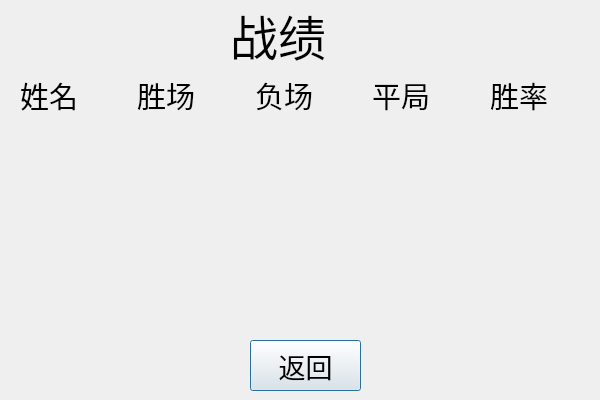
<?xml version="1.0" encoding="UTF-8"?>
<ui version="4.0">
 <class>Record</class>
 <widget class="QDialog" name="Record">
  <property name="geometry">
   <rect>
    <x>0</x>
    <y>0</y>
    <width>600</width>
    <height>400</height>
   </rect>
  </property>
  <property name="minimumSize">
   <size>
    <width>600</width>
    <height>400</height>
   </size>
  </property>
  <property name="maximumSize">
   <size>
    <width>600</width>
    <height>400</height>
   </size>
  </property>
  <property name="windowTitle">
   <string>Dialog</string>
  </property>
  <property name="styleSheet">
   <string notr="true">background-image: url(:/res/background8.jpg);</string>
  </property>
  <widget class="QWidget" name="widget" native="true">
   <property name="geometry">
    <rect>
     <x>0</x>
     <y>0</y>
     <width>601</width>
     <height>401</height>
    </rect>
   </property>
   <widget class="QLabel" name="label">
    <property name="geometry">
     <rect>
      <x>230</x>
      <y>0</y>
      <width>131</width>
      <height>71</height>
     </rect>
    </property>
    <property name="font">
     <font>
      <family>隶书</family>
      <pointsize>36</pointsize>
     </font>
    </property>
    <property name="styleSheet">
     <string notr="true">background: transparent;</string>
    </property>
    <property name="text">
     <string>战绩</string>
    </property>
   </widget>
   <widget class="QWidget" name="layoutWidget">
    <property name="geometry">
     <rect>
      <x>20</x>
      <y>60</y>
      <width>581</width>
      <height>71</height>
     </rect>
    </property>
    <layout class="QHBoxLayout" name="horizontalLayout">
     <item>
      <widget class="QLabel" name="label_10">
       <property name="font">
        <font>
         <family>华文新魏</family>
         <pointsize>22</pointsize>
        </font>
       </property>
       <property name="styleSheet">
        <string notr="true">background: transparent;</string>
       </property>
       <property name="text">
        <string>姓名</string>
       </property>
      </widget>
     </item>
     <item>
      <widget class="QLabel" name="label_2">
       <property name="font">
        <font>
         <family>华文新魏</family>
         <pointsize>22</pointsize>
        </font>
       </property>
       <property name="styleSheet">
        <string notr="true">background: transparent;</string>
       </property>
       <property name="text">
        <string>胜场</string>
       </property>
      </widget>
     </item>
     <item>
      <widget class="QLabel" name="label_3">
       <property name="font">
        <font>
         <family>华文新魏</family>
         <pointsize>22</pointsize>
        </font>
       </property>
       <property name="styleSheet">
        <string notr="true">background: transparent;</string>
       </property>
       <property name="text">
        <string>负场</string>
       </property>
      </widget>
     </item>
     <item>
      <widget class="QLabel" name="label_8">
       <property name="font">
        <font>
         <family>华文新魏</family>
         <pointsize>22</pointsize>
        </font>
       </property>
       <property name="styleSheet">
        <string notr="true">background: transparent;</string>
       </property>
       <property name="text">
        <string>平局</string>
       </property>
      </widget>
     </item>
     <item>
      <widget class="QLabel" name="label_4">
       <property name="font">
        <font>
         <family>华文新魏</family>
         <pointsize>22</pointsize>
        </font>
       </property>
       <property name="styleSheet">
        <string notr="true">background: transparent;</string>
       </property>
       <property name="text">
        <string>胜率</string>
       </property>
      </widget>
     </item>
    </layout>
   </widget>
   <widget class="QPushButton" name="pushButton">
    <property name="geometry">
     <rect>
      <x>250</x>
      <y>340</y>
      <width>111</width>
      <height>51</height>
     </rect>
    </property>
    <property name="font">
     <font>
      <family>隶书</family>
      <pointsize>20</pointsize>
     </font>
    </property>
    <property name="text">
     <string>返回</string>
    </property>
   </widget>
   <widget class="QWidget" name="layoutWidget">
    <property name="geometry">
     <rect>
      <x>20</x>
      <y>130</y>
      <width>581</width>
      <height>71</height>
     </rect>
    </property>
    <layout class="QHBoxLayout" name="horizontalLayout_2">
     <item>
      <widget class="QLabel" name="label_11">
       <property name="font">
        <font>
         <family>黑体</family>
         <pointsize>20</pointsize>
         <weight>75</weight>
         <bold>true</bold>
        </font>
       </property>
       <property name="styleSheet">
        <string notr="true">background: transparent;</string>
       </property>
       <property name="text">
        <string/>
       </property>
      </widget>
     </item>
     <item>
      <widget class="QLabel" name="label_5">
       <property name="font">
        <font>
         <family>黑体</family>
         <pointsize>20</pointsize>
         <weight>75</weight>
         <bold>true</bold>
        </font>
       </property>
       <property name="styleSheet">
        <string notr="true">background: transparent;</string>
       </property>
       <property name="text">
        <string/>
       </property>
      </widget>
     </item>
     <item>
      <widget class="QLabel" name="label_6">
       <property name="font">
        <font>
         <family>黑体</family>
         <pointsize>20</pointsize>
         <weight>75</weight>
         <bold>true</bold>
        </font>
       </property>
       <property name="styleSheet">
        <string notr="true">background: transparent;</string>
       </property>
       <property name="text">
        <string/>
       </property>
      </widget>
     </item>
     <item>
      <widget class="QLabel" name="label_9">
       <property name="font">
        <font>
         <family>黑体</family>
         <pointsize>20</pointsize>
         <weight>75</weight>
         <bold>true</bold>
        </font>
       </property>
       <property name="styleSheet">
        <string notr="true">background: transparent;</string>
       </property>
       <property name="text">
        <string/>
       </property>
      </widget>
     </item>
     <item>
      <widget class="QLabel" name="label_7">
       <property name="font">
        <font>
         <family>黑体</family>
         <pointsize>20</pointsize>
         <weight>75</weight>
         <bold>true</bold>
        </font>
       </property>
       <property name="styleSheet">
        <string notr="true">background: transparent;</string>
       </property>
       <property name="text">
        <string/>
       </property>
      </widget>
     </item>
    </layout>
   </widget>
   <widget class="QWidget" name="layoutWidget_2">
    <property name="geometry">
     <rect>
      <x>20</x>
      <y>200</y>
      <width>581</width>
      <height>71</height>
     </rect>
    </property>
    <layout class="QHBoxLayout" name="horizontalLayout_3">
     <item>
      <widget class="QLabel" name="label_12">
       <property name="font">
        <font>
         <family>黑体</family>
         <pointsize>20</pointsize>
         <weight>75</weight>
         <bold>true</bold>
        </font>
       </property>
       <property name="styleSheet">
        <string notr="true">background: transparent;</string>
       </property>
       <property name="text">
        <string/>
       </property>
      </widget>
     </item>
     <item>
      <widget class="QLabel" name="label_13">
       <property name="font">
        <font>
         <family>黑体</family>
         <pointsize>20</pointsize>
         <weight>75</weight>
         <bold>true</bold>
        </font>
       </property>
       <property name="styleSheet">
        <string notr="true">background: transparent;</string>
       </property>
       <property name="text">
        <string/>
       </property>
      </widget>
     </item>
     <item>
      <widget class="QLabel" name="label_14">
       <property name="font">
        <font>
         <family>黑体</family>
         <pointsize>20</pointsize>
         <weight>75</weight>
         <bold>true</bold>
        </font>
       </property>
       <property name="styleSheet">
        <string notr="true">background: transparent;</string>
       </property>
       <property name="text">
        <string/>
       </property>
      </widget>
     </item>
     <item>
      <widget class="QLabel" name="label_15">
       <property name="font">
        <font>
         <family>黑体</family>
         <pointsize>20</pointsize>
         <weight>75</weight>
         <bold>true</bold>
        </font>
       </property>
       <property name="styleSheet">
        <string notr="true">background: transparent;</string>
       </property>
       <property name="text">
        <string/>
       </property>
      </widget>
     </item>
     <item>
      <widget class="QLabel" name="label_16">
       <property name="font">
        <font>
         <family>黑体</family>
         <pointsize>20</pointsize>
         <weight>75</weight>
         <bold>true</bold>
        </font>
       </property>
       <property name="styleSheet">
        <string notr="true">background: transparent;</string>
       </property>
       <property name="text">
        <string/>
       </property>
      </widget>
     </item>
    </layout>
   </widget>
   <widget class="QWidget" name="layoutWidget_3">
    <property name="geometry">
     <rect>
      <x>20</x>
      <y>270</y>
      <width>581</width>
      <height>71</height>
     </rect>
    </property>
    <layout class="QHBoxLayout" name="horizontalLayout_4">
     <item>
      <widget class="QLabel" name="label_17">
       <property name="font">
        <font>
         <family>黑体</family>
         <pointsize>20</pointsize>
         <weight>75</weight>
         <bold>true</bold>
        </font>
       </property>
       <property name="styleSheet">
        <string notr="true">background: transparent;</string>
       </property>
       <property name="text">
        <string/>
       </property>
      </widget>
     </item>
     <item>
      <widget class="QLabel" name="label_18">
       <property name="font">
        <font>
         <family>黑体</family>
         <pointsize>20</pointsize>
         <weight>75</weight>
         <bold>true</bold>
        </font>
       </property>
       <property name="styleSheet">
        <string notr="true">background: transparent;</string>
       </property>
       <property name="text">
        <string/>
       </property>
      </widget>
     </item>
     <item>
      <widget class="QLabel" name="label_19">
       <property name="font">
        <font>
         <family>黑体</family>
         <pointsize>20</pointsize>
         <weight>75</weight>
         <bold>true</bold>
        </font>
       </property>
       <property name="styleSheet">
        <string notr="true">background: transparent;</string>
       </property>
       <property name="text">
        <string/>
       </property>
      </widget>
     </item>
     <item>
      <widget class="QLabel" name="label_20">
       <property name="font">
        <font>
         <family>黑体</family>
         <pointsize>20</pointsize>
         <weight>75</weight>
         <bold>true</bold>
        </font>
       </property>
       <property name="styleSheet">
        <string notr="true">background: transparent;</string>
       </property>
       <property name="text">
        <string/>
       </property>
      </widget>
     </item>
     <item>
      <widget class="QLabel" name="label_21">
       <property name="font">
        <font>
         <family>黑体</family>
         <pointsize>20</pointsize>
         <weight>75</weight>
         <bold>true</bold>
        </font>
       </property>
       <property name="styleSheet">
        <string notr="true">background: transparent;</string>
       </property>
       <property name="text">
        <string/>
       </property>
      </widget>
     </item>
    </layout>
   </widget>
  </widget>
 </widget>
 <resources/>
 <connections/>
</ui>
